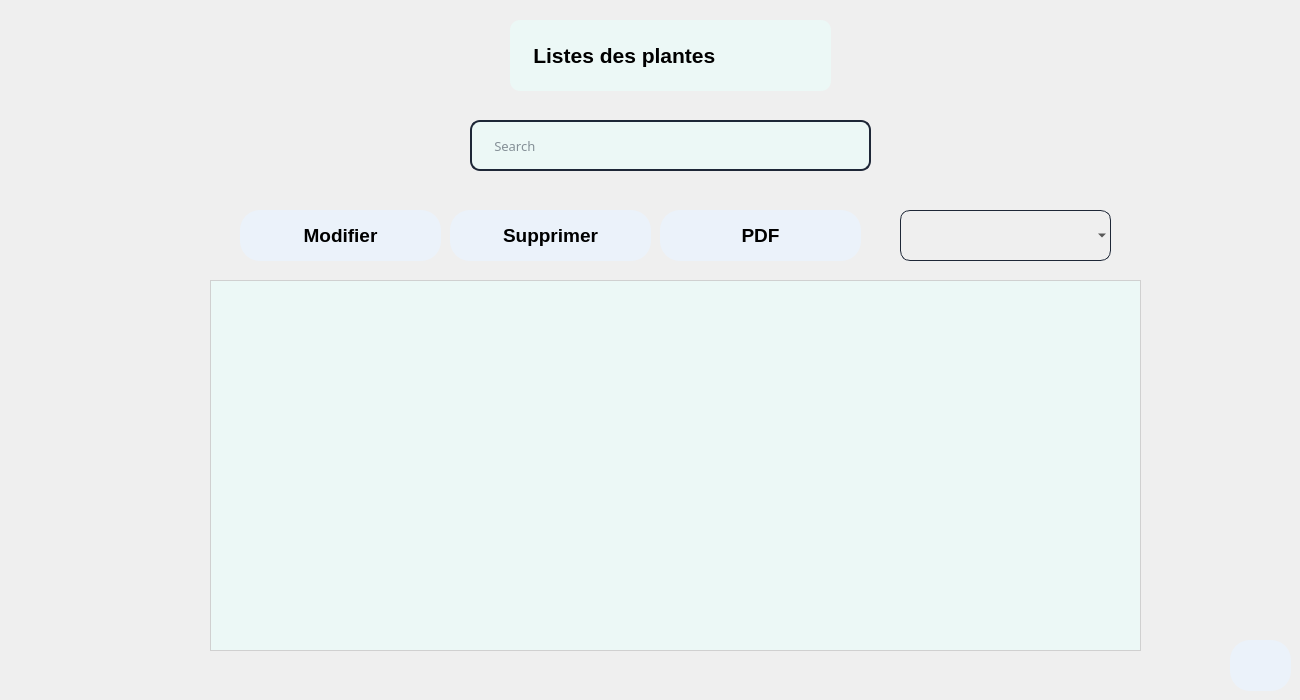
       <widget class="QWidget" name="afficherIrrigationPage">
        <widget class="QLabel" name="label_61">
         <property name="geometry">
          <rect>
           <x>510</x>
           <y>20</y>
           <width>321</width>
           <height>71</height>
          </rect>
         </property>
         <property name="font">
          <font>
           <pointsize>16</pointsize>
           <weight>75</weight>
           <bold>true</bold>
          </font>
         </property>
         <property name="styleSheet">
          <string notr="true">QLabel{
background: #ecf8f6;
color: black;
border-radius: 10px;
}</string>
         </property>
         <property name="text">
          <string>    Listes des plantes</string>
         </property>
        </widget>
        <widget class="QTableView" name="irrigationTableView">
         <property name="geometry">
          <rect>
           <x>210</x>
           <y>280</y>
           <width>931</width>
           <height>371</height>
          </rect>
         </property>
         <property name="styleSheet">
          <string notr="true">QTableView {
    background-color: #ecf8f6; 
    selection-background-color: #6FCC4E; 
    selection-color: white;
    color: black;
    border: 1px solid #d0d0d0; 
}

QHeaderView::section {
    background-color: #6FCC4E;
    color: white;
    padding: 4px;
    border: 1px solid #00567F; 
}

QTableView::item:selected {
    background-color: #6FCC4E; 
    color: white;
}</string>
         </property>
        </widget>
        <widget class="QPushButton" name="modifierIrrBtnPage_3">
         <property name="geometry">
          <rect>
           <x>240</x>
           <y>210</y>
           <width>201</width>
           <height>51</height>
          </rect>
         </property>
         <property name="font">
          <font>
           <pointsize>14</pointsize>
           <weight>75</weight>
           <bold>true</bold>
          </font>
         </property>
         <property name="styleSheet">
          <string notr="true">QPushButton{
background: #EBF2FA;
color: black;
border-radius: 20px;
}  
QPushButton:hover
{
color: white;
background: #0FAC71;
} </string>
         </property>
         <property name="text">
          <string>Modifier</string>
         </property>
        </widget>
        <widget class="QPushButton" name="deleteIrrBtn_3">
         <property name="geometry">
          <rect>
           <x>450</x>
           <y>210</y>
           <width>201</width>
           <height>51</height>
          </rect>
         </property>
         <property name="font">
          <font>
           <pointsize>14</pointsize>
           <weight>75</weight>
           <bold>true</bold>
          </font>
         </property>
         <property name="styleSheet">
          <string notr="true">QPushButton{
background: #EBF2FA;
color: black;
border-radius: 20px;
}  
QPushButton:hover
{
color: white;
background: #0FAC71;
} </string>
         </property>
         <property name="text">
          <string>Supprimer</string>
         </property>
        </widget>
        <widget class="QPushButton" name="backMenuIrr_15">
         <property name="geometry">
          <rect>
           <x>1230</x>
           <y>640</y>
           <width>61</width>
           <height>51</height>
          </rect>
         </property>
         <property name="font">
          <font>
           <pointsize>14</pointsize>
           <weight>75</weight>
           <bold>true</bold>
          </font>
         </property>
         <property name="styleSheet">
          <string notr="true">QPushButton{
background: #EBF2FA;
color: black;
border-radius: 20px;
}  
QPushButton:hover
{
color: white;
background: #0FAC71;
} </string>
         </property>
         <property name="text">
          <string/>
         </property>
         <property name="icon">
          <iconset resource="icon.qrc">
           <normaloff>:/icons/icon/log-out.svg</normaloff>:/icons/icon/log-out.svg</iconset>
         </property>
         <property name="iconSize">
          <size>
           <width>30</width>
           <height>30</height>
          </size>
         </property>
        </widget>
        <widget class="QLineEdit" name="rechercheBar_4">
         <property name="geometry">
          <rect>
           <x>470</x>
           <y>120</y>
           <width>401</width>
           <height>51</height>
          </rect>
         </property>
         <property name="font">
          <font>
           <family>century gothic</family>
           <pointsize>10</pointsize>
          </font>
         </property>
         <property name="styleSheet">
          <string notr="true">QLineEdit
{
font-family:century gothic;
background:#ecf8f6;
border:none;
color: #1E2737;
border-radius: 10px;
border: 2px solid #1E2737;
}</string>
         </property>
         <property name="placeholderText">
          <string>      Search</string>
         </property>
        </widget>
        <widget class="QComboBox" name="triIrrigationComboBox">
         <property name="geometry">
          <rect>
           <x>900</x>
           <y>210</y>
           <width>211</width>
           <height>51</height>
          </rect>
         </property>
         <property name="font">
          <font>
           <family>century gothic</family>
           <weight>75</weight>
           <bold>true</bold>
          </font>
         </property>
         <property name="styleSheet">
          <string notr="true">QComboBox{
font-family:century gothic;
background:transparent;
border:none;
color:black;
border-radius: 10px;
border: 1px solid #1E2737;
}
</string>
         </property>
        </widget>
        <widget class="QPushButton" name="pdfBtn_3">
         <property name="geometry">
          <rect>
           <x>660</x>
           <y>210</y>
           <width>201</width>
           <height>51</height>
          </rect>
         </property>
         <property name="font">
          <font>
           <pointsize>14</pointsize>
           <weight>75</weight>
           <bold>true</bold>
          </font>
         </property>
         <property name="styleSheet">
          <string notr="true">QPushButton{
background: #EBF2FA;
color: black;
border-radius: 20px;
}  
QPushButton:hover
{
color: white;
background: #0FAC71;
} </string>
         </property>
         <property name="text">
          <string>PDF</string>
         </property>
        </widget>
       </widget>
